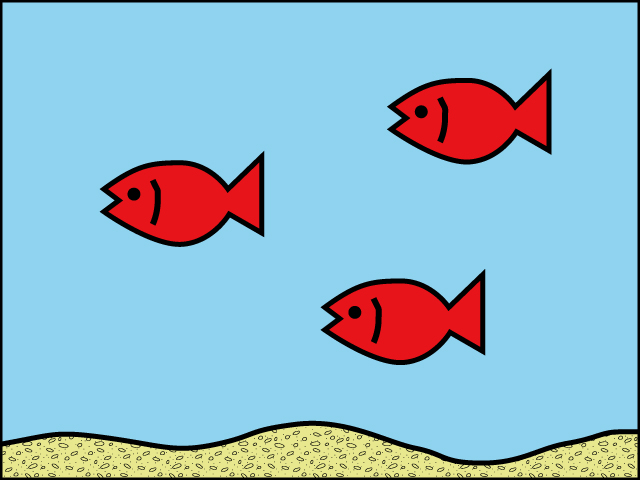
//> input picture week15/img/issue2.jpg, 640 x 480 px
$ ./issue2_k23075   (built with g++ and OpenCV 4)
//> lines starting //> are read from the running program, lines starting //| are printed output that depends on the picture; after the words box and inside, x2 and y2 are one past the last pixel; in counts of white or black regions, pixels touching at a corner belong together
#include <iostream>
#include <opencv2/opencv.hpp>

#define TARGET_IMG_FILE "./img/issue2.jpg"
#define TEMPLATE_IMG_FILE "./img/red_fish.jpg"
#define OUTPUT_IMG_FILE "issue2_k23075_result.jpg"

/**
 * 大体同じ色かどうかを判定する
 * @param target 比較対象
 * @param compare 比較する色
 * @param th 許容誤差
 */
bool is_same_color(cv::Vec3b target, cv::Vec3b compare, int th) {
  for (int i = 0; i < 3; i++) {
    if (abs(target[i] - compare[i]) > th) return false;
  }
  return true;
}

/**
 * 色相を変換する
 * @param rgb_img 変換する画像
 * @param target_hsv 変換前の色相
 * @param replace_hsv 変換後の色相
 * @return cv::Mat 変換後の画像
 */
cv::Mat change_hsv_color(cv::Mat rgb_img, cv::Vec3b target_hsv,
                         cv::Vec3b replace_hsv) {
  cv::Mat hsv_img;
  // RGB から HSV に変換
  cv::cvtColor(rgb_img.clone(), hsv_img, cv::COLOR_BGR2HSV);

  // 色相の変換
  for (int y = 0; y < hsv_img.rows; y++) {
    for (int x = 0; x < hsv_img.cols; x++) {
      cv::Vec3b hsv = hsv_img.at<cv::Vec3b>(y, x);

      if (is_same_color(hsv, target_hsv, 5)) {
        hsv_img.at<cv::Vec3b>(y, x) = replace_hsv;
      }
    }
  }

  // HSV から RGB に変換
  cv::Mat result_img;
  cv::cvtColor(hsv_img, result_img, cv::COLOR_HSV2BGR);

  return result_img;
}

/**
 * 長方形を描画する
 *
 * @param src_img 入力画像
 * @param template_img テンプレート画像
 * @param th 類似度の閾値
 */
void draw_rect(cv::Mat img, cv::Mat template_img, float th) {
  cv::Mat tmp_img = img.clone();
  cv::Mat compare_img = cv::Mat(cv::Size(img.rows - template_img.rows + 1,
                                         img.cols - template_img.cols + 1),
                                CV_32F, 1);

  while (1) {
    // 類似度マップ作成
    cv::matchTemplate(tmp_img, template_img, compare_img, cv::TM_SQDIFF_NORMED);
    // 最小値とその場所を求める
    double min_val, max_val;
    cv::Point min_loc, max_loc;
    cv::minMaxLoc(compare_img, &min_val, &max_val, &min_loc, &max_loc);

    if (min_val > th) break;

    // 長方形で囲む
    cv::rectangle(
        img, min_loc,
        cv::Point(min_loc.x + template_img.cols, min_loc.y + template_img.rows),
        CV_RGB(255, 0, 0), 2);

    // 一時画像からその領域を削除（塗りつぶす）
    cv::rectangle(
        tmp_img, min_loc,
        cv::Point(min_loc.x + template_img.cols, min_loc.y + template_img.rows),
        CV_RGB(0, 0, 0), -1);
  };
}

int main(int argc, const char* argv[]) {
  // 入力画像を読み込む
  cv::Mat src_img = cv::imread(TARGET_IMG_FILE, cv::IMREAD_COLOR);
//> src_img is the input picture: 480 rows x 640 cols, CV_8UC3; mean B, G, R 202.6, 184.7, 147
  cv::Mat template_img = cv::imread(TEMPLATE_IMG_FILE, cv::IMREAD_COLOR);
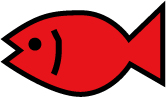
//> input picture week15/img/red_fish.jpg, 166 x 97 px
//> template_img is the input picture: 97 rows x 166 cols, CV_8UC3; mean B, G, R 100.2, 97.3, 198.4

  if (src_img.empty() || template_img.empty()) {
    printf("can not read image file\n");
    return (-1);
  }

  // 赤色
  draw_rect(src_img, template_img, 0.2);
//> the loop in draw_rect, `while (1)` made 4 passes
//> (min_val, max_val, min_loc, max_loc) on passes 1 to 4: (0.0627, 0.822, Point(99, 150), Point(290, 332)), (0.0655, 1, Point(320, 268), Point(99, 102)), (0.0714, 1, Point(386, 68), Point(99, 102)), (0.565, 1, Point(228, 380), Point(386, 20))
//> pass 1, in draw_rect, `cv::matchTemplate(tmp_img, template_img, compare_img, cv::TM_SQDIFF_NO..`:
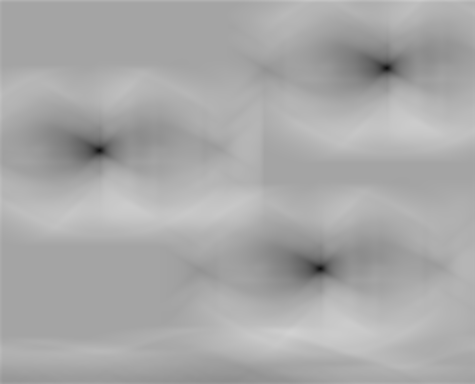
//> compare_img: 384 rows x 475 cols, CV_32FC1; min 0.0627, max 0.822, mean 0.663
//> pass 2, in draw_rect, `cv::matchTemplate(tmp_img, template_img, compare_img, cv::TM_SQDIFF_NO..`:
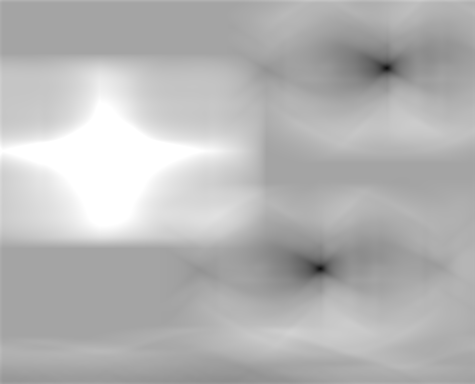
//> compare_img: 384 rows x 475 cols, CV_32FC1; min 0.0655, max 1, mean 0.712
//> pass 3, in draw_rect, `cv::matchTemplate(tmp_img, template_img, compare_img, cv::TM_SQDIFF_NO..`:
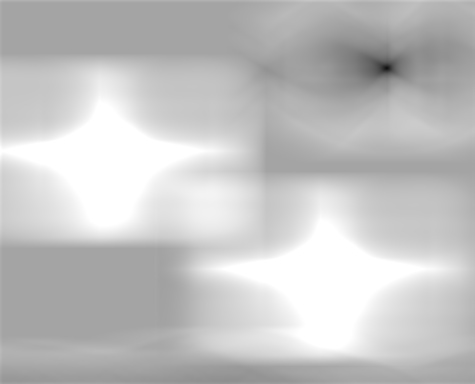
//> compare_img: 384 rows x 475 cols, CV_32FC1; min 0.0714, max 1, mean 0.767
//> after the loop in draw_rect, `while (1)`:
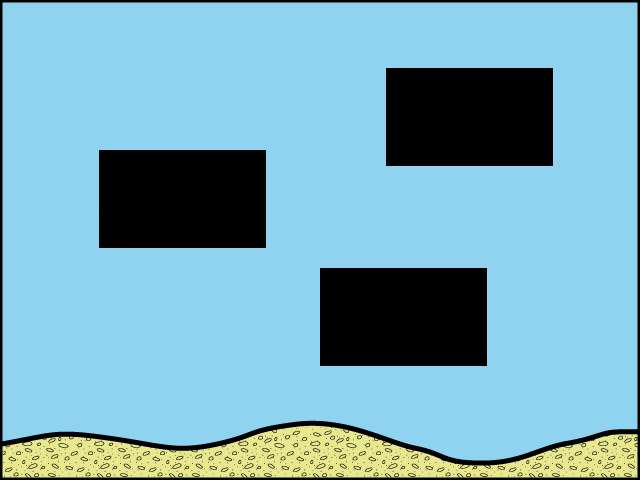
//> tmp_img: 480 rows x 640 cols, CV_8UC3; 15.14% of pixels changed, all inside (x1, y1, x2, y2) = (99, 68, 553, 366)
//> after the loop in draw_rect, `while (1)`:
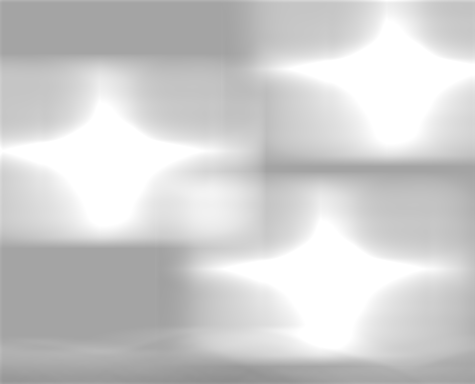
//> compare_img: 384 rows x 475 cols, CV_32FC1; min 0.565, max 1, mean 0.81
//> after the loop in draw_rect, `while (1)`:
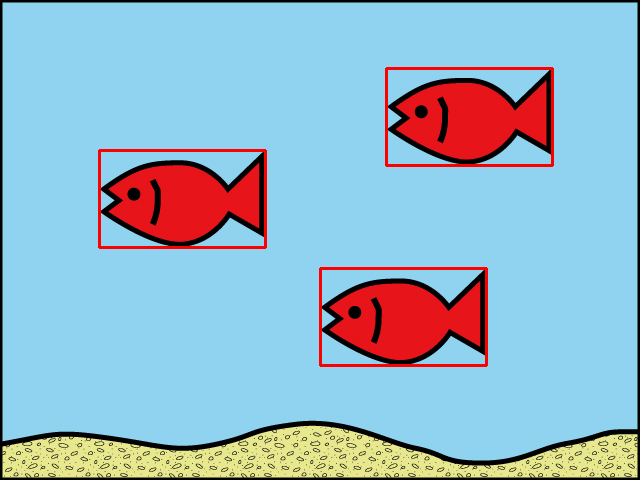
//> img: 480 rows x 640 cols, CV_8UC3; 1.54% of pixels changed, all inside (x1, y1, x2, y2) = (98, 67, 554, 367)

  // 描画
  cv::imshow("result", src_img);
  cv::imwrite(OUTPUT_IMG_FILE, src_img);
  cv::waitKey(0);

  return 0;
}
